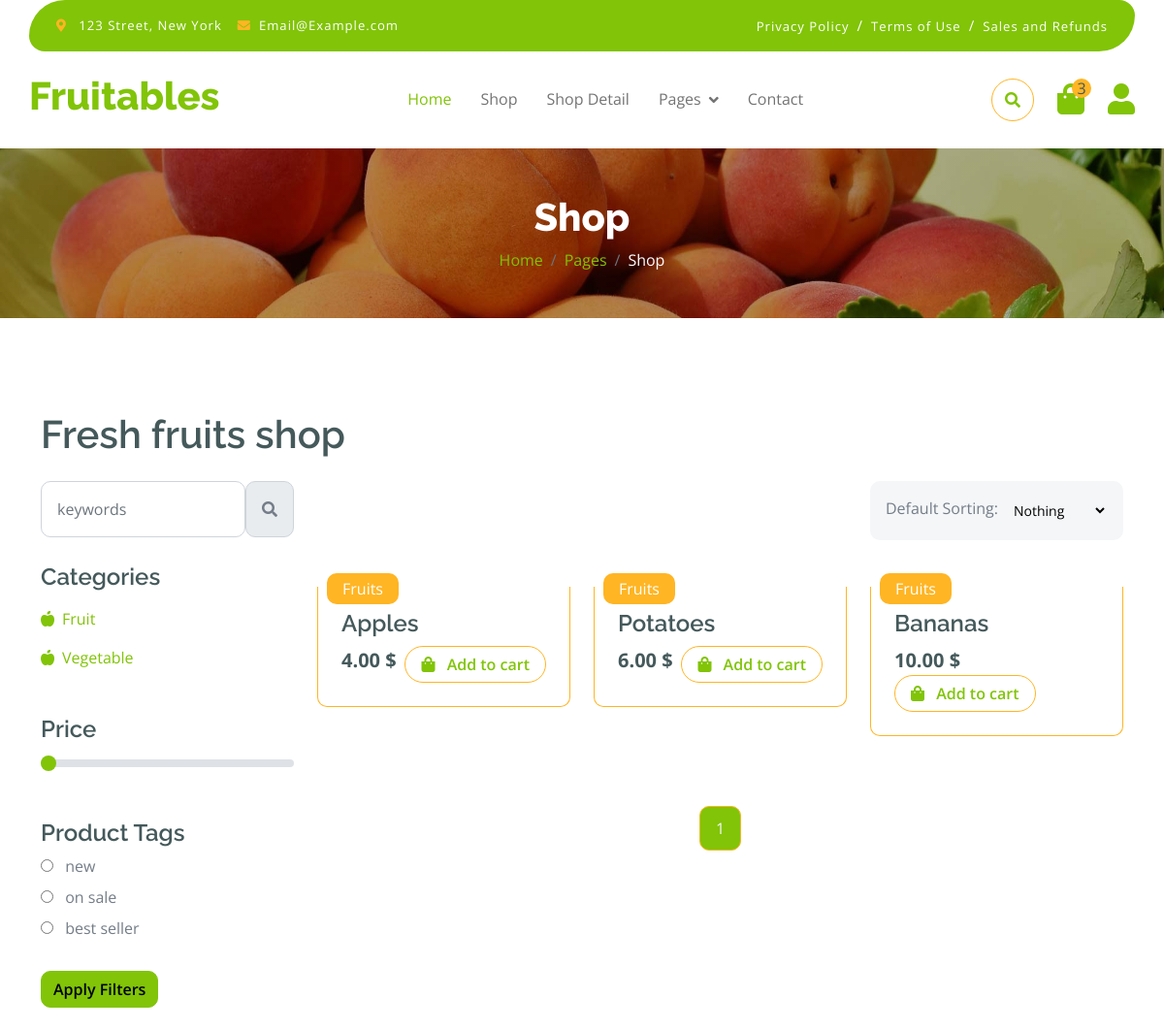
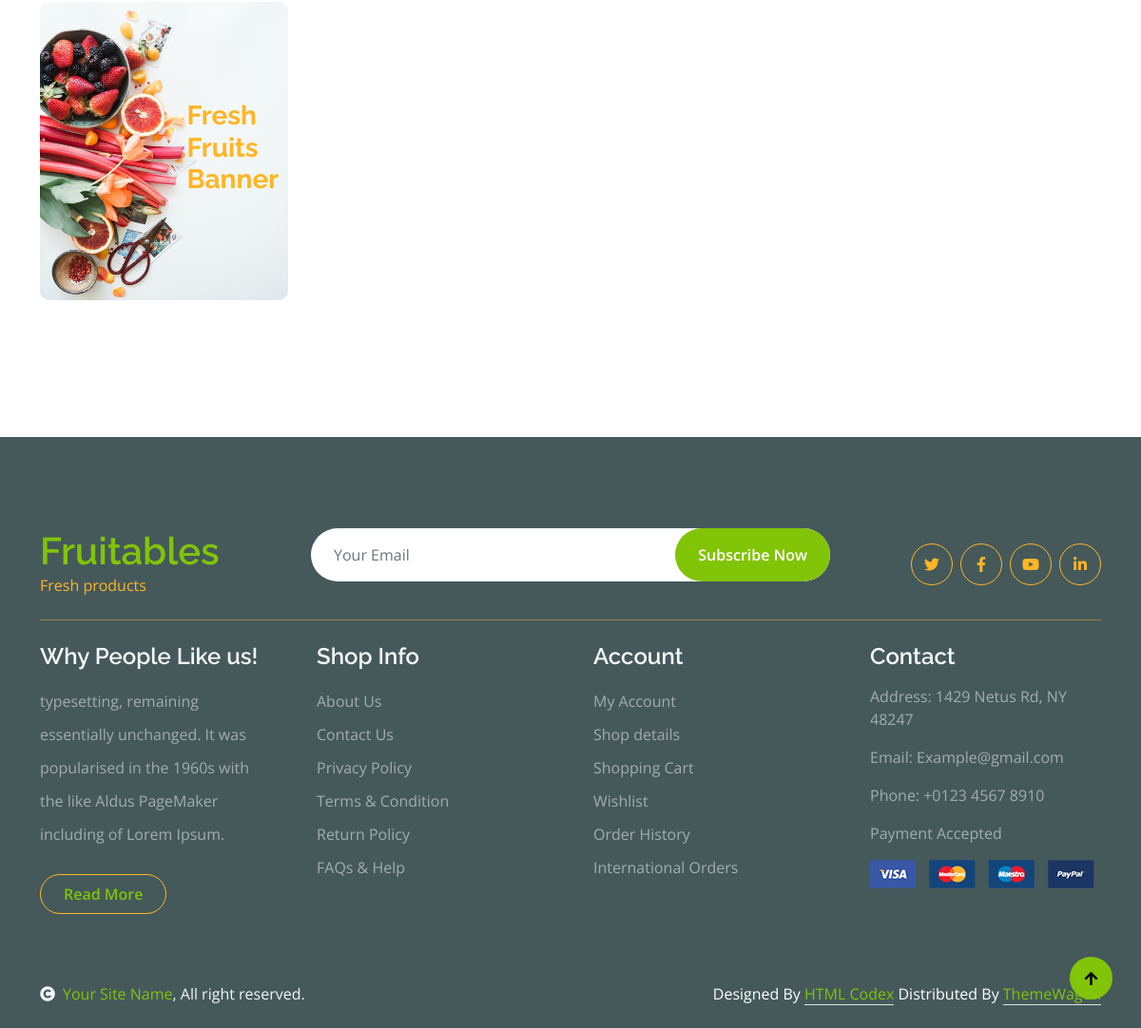
/store/category/?page=1, run on the app's committed database (2 pictures, top to bottom).
### store/models.py (models this page shows, shortened)
class Category(MPTTModel):
    title = models.CharField(max_length=100)
    category_id = models.AutoField(primary_key=True)
    parent = TreeForeignKey('self', on_delete=models.CASCADE, null=True, blank=True, related_name='children')
    slug = models.SlugField(unique=True)
    class MPTTMeta:
        order_insertion_by = ['title']
    class Meta:
        verbose_name = 'Category'
        verbose_name_plural = 'Categories'

class ProductTags(models.Model):
    name = models.CharField(max_length=100)
    class Meta:
        verbose_name = 'Product Tag'
        verbose_name_plural = 'Product Tags'

class Product(models.Model):
    name = models.CharField(max_length=100)
    created_at = models.DateTimeField(auto_now_add=True)
    description = models.TextField()
    price = models.DecimalField(max_digits=5, decimal_places=2)
    categories = models.ManyToManyField(Category)
    product_id = models.AutoField(primary_key=True)
    product_image = VersatileImageField('Image', upload_to="store/product_images/")
    quantity = models.IntegerField()
    is_available = models.BooleanField(default=True)
    tag = models.ManyToManyField(ProductTags)
    slug = models.SlugField(unique=True,  default=uuid.uuid1)

### store/views.py (the view)
# urls.py: path('category/', views.category, name="category"),
def category(request, slug=None):
    sort_by = request.GET.get('sort')
    if slug:
        selected_category = get_object_or_404(Category, slug=slug)
        subcategories = selected_category.get_children()
        products = Product.objects.filter(categories=selected_category)
    else:
        selected_category = None
        subcategories = Category.objects.filter(parent__isnull=True)
        products = Product.objects.all()
    if sort_by == 'date_newest':
        products = products.order_by('-created_at')
    context = search(request, products, selected_category, subcategories, sort_by)
    context = filter_tags(request, products, context)
    context = price_filtering(request, context.get('products', products), context)
    products = context.get('products', products)
    paginator = Paginator(products, 9)
    page_number = request.GET.get('page')
    page_obj = paginator.get_page(page_number)
    context['products'] = page_obj
    return render(request, 'shop.html', context)

### store/context_processors.py (called while the page is built)
def parent_categories(request):
    parents = Category.objects.filter(parent__isnull=True)
    return {'parent_categories': parents}

def product_tags(request):
    tags = ProductTags.objects.all()
    return {'product_tags': tags}

def cart_count(request):
    if request.user.is_authenticated:
        cart = Cart.objects.filter(user=request.user).first()
        return {'cart_count': cart.count if cart else 0}
    return {'cart_count': 0}

### store/views.py (called while the page is built)
def price_filtering(request, products, context):
    selected_price = request.GET.get('price', 0)
    if selected_price:
        products = products.filter(price__lte=selected_price)
        selected_price = int(selected_price) if selected_price else 0
        context['selected_price'] = selected_price
        context['products'] = products
    return context

def filter_tags(request, products, context):
    selected_tag_id = request.GET.get('tag')
    selected_tag_id = int(selected_tag_id) if selected_tag_id else None
    if selected_tag_id:
        product_tags = ProductTags.objects.all()
        products = products.filter(tag__id=selected_tag_id)
        context['products'] = products
        context['tags'] = product_tags
        context['selected_tag_id'] = selected_tag_id
    return context

def search(request, products, selected_category, subcategories, sort_by):
    query = request.GET.get('q')
    if query:
        products = products.filter(
            Q(name__icontains=query)  # | Q(description__icontains=query)
        )
    context = {
        'category': selected_category,
        'subcategories': subcategories,
        'products': products,
        'query': query,
        'selected_sort': sort_by,
    }
    return context

### store/templates/shop.html (shortened to what this page needs)
{% extends 'base.html' %}
{% load static %}
{% block header_title %}
Shop
{% endblock %}
{% block breadcrumb %}{% if category %}
        {{ category.title }}
    {% else %}
        Shop
    {% endif %}{% endblock %}
{% block content %}
        <div class="container-fluid fruite py-5">
            <div class="container py-5">
                <h1 class="mb-4">Fresh fruits shop</h1>
                <div class="row g-4">
                    <div class="col-lg-12">
                        <div class="row g-4">
                            <div class="col-xl-3">
                                <div class="input-group w-100 mx-auto d-flex">
                                    <form method="GET" action="" class="d-flex w-100">
                                    <input type="search" name="q" class="form-control p-3" placeholder="keywords" aria-describedby="search-icon-1">
                                    <button type="submit" id="search-icon-1" class="input-group-text p-3"><i class="fa fa-search"></i></button>
                                    </form>
                                </div>
                            </div>
                            <div class="col-6"></div>
                            <div class="col-xl-3">
                                <div class="bg-light ps-3 py-3 rounded d-flex justify-content-between mb-4">
                                    <label for="fruits">Default Sorting:</label>
                                    <form method="GET" class="d-flex align-items-center">
                                    <select name="sort" class="border-0 form-select-sm bg-light me-3" onchange="this.form.submit()">
                                        <option value="" {% if not selected_sort %}selected{% endif %}>Nothing</option>
                                    </select>
                                </form>
                                </div>
                            </div>
                        </div>
                        <div class="row g-4">
                            <div class="col-lg-3">
                                <div class="row g-4">
                                    <div class="col-lg-12">
                                        <div class="mb-3">
                                            <h4>Categories</h4>
                                            <ul class="list-unstyled fruite-categorie">
                                                {% for sub_category in subcategories %}
                                                <li>
                                                    <div class="d-flex justify-content-between fruite-name">
                                                        <a href="{% url 'category' sub_category.slug %}"><i class="fas fa-apple-alt me-2"></i>{{sub_category.title}}</a>
                                                    </div>
                                                </li>
                                                {% endfor %}
                                            </ul>
                                        </div>
                                    </div>
                                     <form method="GET" action="">
                                    <div class="col-lg-12">
                                        <div class="mb-3">
                                            <h4 class="mb-2">Price</h4>
                                            <input
                                            type="range"
                                            class="form-range w-100"
                                            id="rangeInput"
                                            name="price"
                                            min="0"
                                            max="500"
                                            value="{{ selected_price|default:0 }}"
                                            oninput="amount.value=rangeInput.value"
                                        >
                                        </div>
                                    </div>
                                    <div class="col-lg-12">
                                        <div class="mb-3">
                                            <h4>Product Tags</h4>
                                             {% for tag in product_tags %}
                                             <div class="mb-2">
                                                <input
                                                    type="radio"
                                                    class="me-2"
                                                    id="Categories-{{ tag.id }}"
                                                    name="tag"
                                                    value="{{ tag.id }}"
                                                >
                                                <label for="Categories-{{ tag.id }}"> {{ tag.name }}</label>
                                            </div>
                                        {% empty %}
                                            <p>No tags available</p>
                                        {% endfor %}
                                        </div>
                                    </div>
                                         <button type="submit" class="btn btn-primary mt-3">Apply Filters</button>
                                     </form>
                                    <div class="col-lg-12">
                                        <div class="position-relative">
                                            <img src="{% static 'img/banner-fruits.jpg' %}" class="img-fluid w-100 rounded" alt="">
                                            <div class="position-absolute" style="top: 50%; right: 10px; transform: translateY(-50%);">
                                                <h3 class="text-secondary fw-bold">Fresh <br> Fruits <br> Banner</h3>
                                            </div>
                                        </div>
                                    </div>
                                </div>
                            </div>
                            <div class="col-lg-9">
                                <div class="row g-4 justify-content-center">
                                    {% for product in products %}
                                    <div class="col-md-6 col-lg-6 col-xl-4">
                                        <div class="rounded position-relative fruite-item">
                                            <div class="fruite-img">
                                            </div>
                                            <div class="text-white bg-secondary px-3 py-1 rounded position-absolute" style="top: 10px; left: 10px;">Fruits</div>
                                            <div class="p-4 border border-secondary border-top-0 rounded-bottom">
                                                <h4>{{ product.name }}</h4>
                                                <div class="d-flex justify-content-between flex-lg-wrap">
                                                    <p class="text-dark fs-5 fw-bold mb-0">{{ product.price }} $</p>
                                                    {% if product.quantity > 0 %}
                                                        <a href="{% url 'order_app:add_to_cart' product.product_id %}"
                                                           class="btn border border-secondary rounded-pill px-3 text-primary">
                                                            <i class="fa fa-shopping-bag me-2 text-primary"></i> Add to cart
                                                        </a>
                                                    {% else %}
                                                        <button class="btn border border-secondary rounded-pill px-3 text-secondary" disabled>
                                                            <i class="fa fa-shopping-bag me-2"></i> Out of stock
                                                        </button>
                                                    {% endif %}
                                                </div>
                                            </div>
                                        </div>
                                    </div>
                                    {% empty %}
                                    <p>No products found.</p>
                                    {% endfor %}
                                    <div class="col-12">
    <div class="pagination d-flex justify-content-center mt-5">
        {% for page_num in products.paginator.page_range %}
            {% if products.number == page_num %}
                <a href="?page={{ page_num }}" class="active rounded">{{ page_num }}</a>
            {% else %}
                <a href="?page={{ page_num }}" class="rounded">{{ page_num }}</a>
            {% endif %}
        {% endfor %}
    </div>
</div>
                                </div>
                            </div>
                        </div>
                    </div>
                </div>
            </div>
        </div>
{% endblock %}

### store/static/css/style.css (style rules this page uses)
.btn { font-weight: 600; transition: .5s; }
.btn.border-secondary { transition: 0.5s; }
.fruite .fruite-categorie .fruite-name { line-height: 40px; }
.fruite .fruite-categorie .fruite-name a { transition: 0.5s; }
.fruite .fruite-item { height: 100%; transition: 0.5s; }
.fruite .fruite-item .fruite-img { overflow: hidden; transition: 0.5s; border-radius: 10px 10px 0 0; }
.pagination { display: inline-block; }
.pagination a { color: var(--bs-dark); padding: 10px 16px; text-decoration: none; transition: 0.5s; border: 1px solid var(--bs-secondary); margin: 0 4px; }
.pagination a.active { background-color: var(--bs-primary); color: var(--bs-light); border: 1px solid var(--bs-secondary); }

### data on the page
Category: title "Fruit"
Category: title "Vegetable"
ProductTags: tag "☐ new", name "new"
ProductTags: tag "☐ on sale", name "on sale"
ProductTags: tag "☐ best seller", name "best seller"
Product: name "Apples", price "4.00", quantity "Add to cart"
Product: name "Potatoes", price "6.00", quantity "Add to cart"
Product: name "Bananas", price "10.00", quantity "Add to cart"

### other printed values
{{ page_num }} "1"
